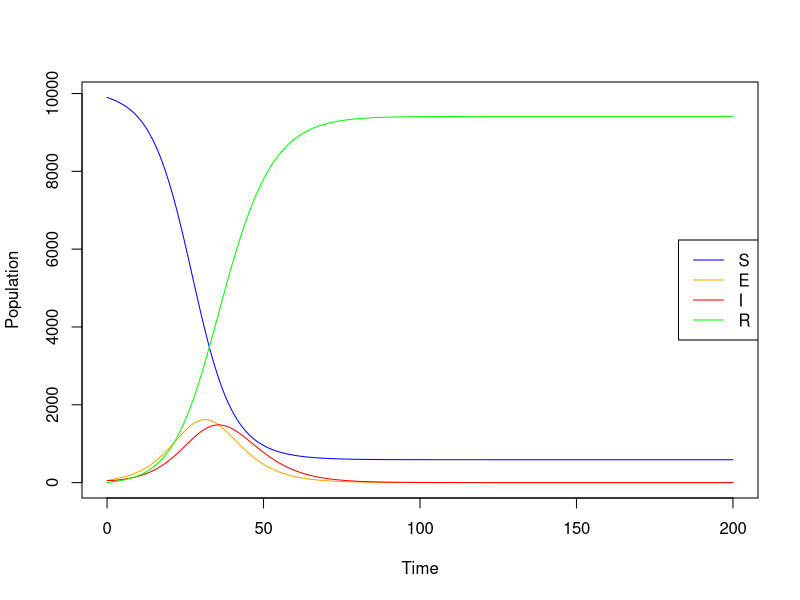

Recreate this plot in R.
## ---- chunk 1
library(deSolve)
## ---- chunk 2

seir_model <- function(time, state, parameters) {
  with(as.list(c(state, parameters)), {
    
    N <- S + E + I + R
    
    # Force of infection
    lambda <- beta * S * I / N
    
    dS <- -lambda
    dE <- lambda - sigma * E
    dI <- sigma * E - gamma * I
    dR <- gamma * I
    
    list(c(dS, dE, dI, dR))
  })
}
## ---- chunk 3
parameters <- c(
  beta = 0.6,   # transmission rate
  sigma = 0.2,  # incubation rate
  gamma = 0.2   # recovery rate
)
## ---- chunk 4
state <- c(
  S = 9900,
  E = 50,
  I = 50,
  R = 0
)
## ---- chunk 5
times <- seq(0, 200, by = 0.1)

out   <- ode(
  y = state, 
  parms = parameters,
  func = seir_model,
  times = times
)

out <- as.data.frame(out)
## ---- chunk 6
plot(out$time, out$S, type = "l",
     col = "blue",
     xlab = "Time",
     ylab = "Population",
     ylim = c(0, max(out$S)))

lines(out$time, out$E, col = "orange")
lines(out$time, out$I, col = "red")
lines(out$time, out$R, col = "green")

legend("right",
       legend = c("S","E","I","R"),
       col = c("blue","orange","red","green"),
       lty = 1)
